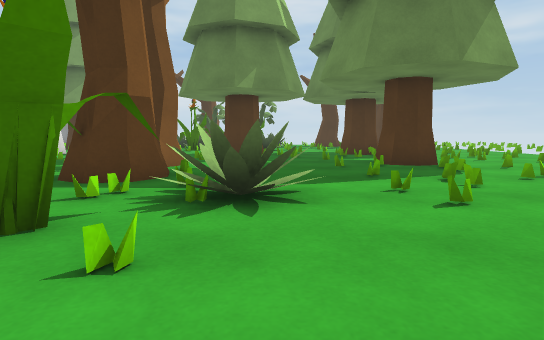
[1] (above)

15 first-person views from a walk through a Unity game level. The camera is 0.68 m above the floor, tilts 6° down and sees 80° across. The floor is counted in squares, 1 m on a side. Each view is taken from the middle of a square. On the plan, view 1 faces up. The plan holds only what a view shows up to about 10 squares ahead; the rest is blank. The place goes on beyond the plan.

[2]
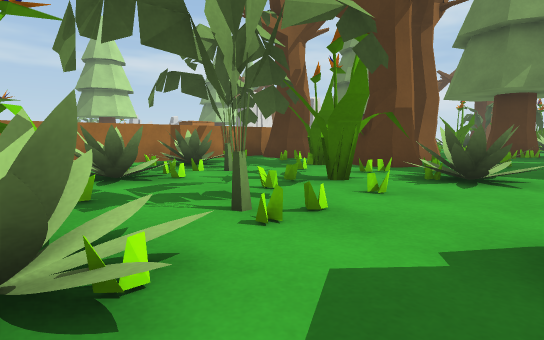

[3]
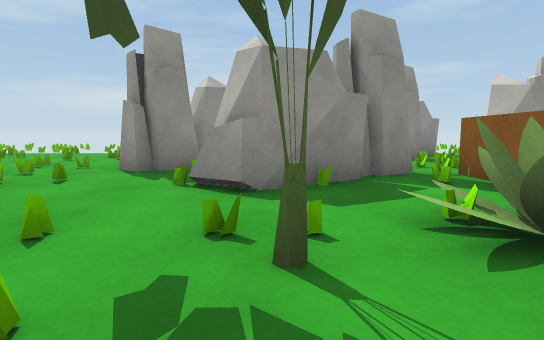

[4]
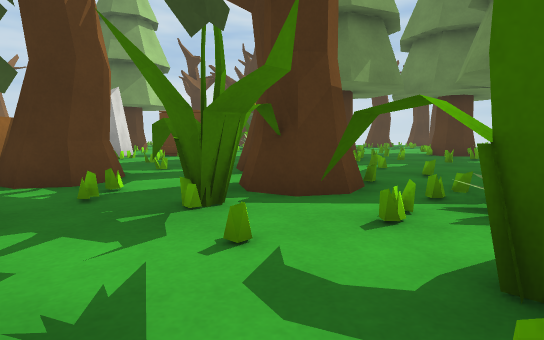

[5]
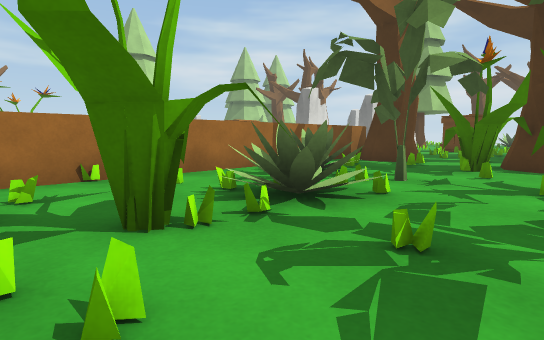

[6]
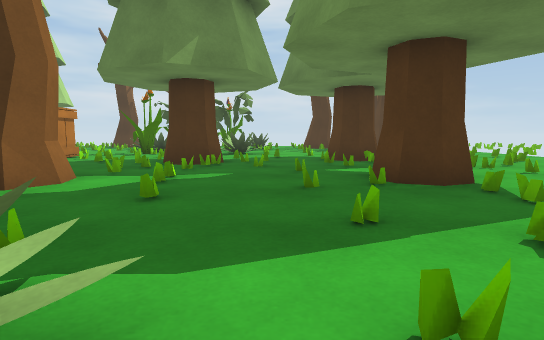

[7]
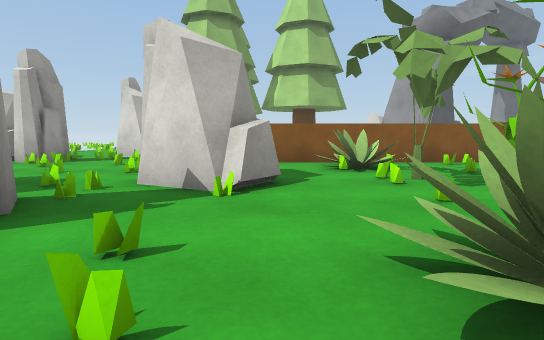

[8]
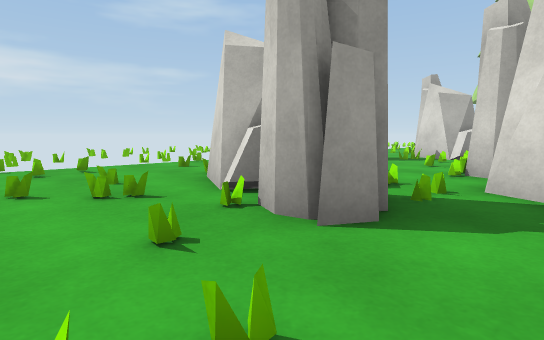

[9]
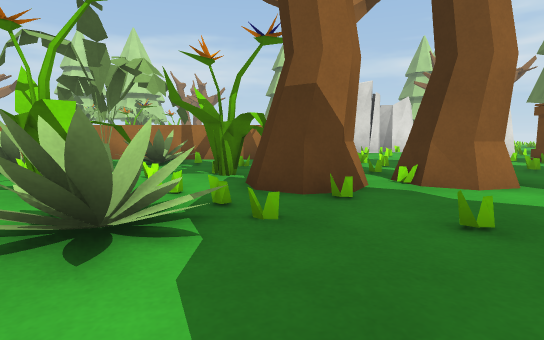

[10]
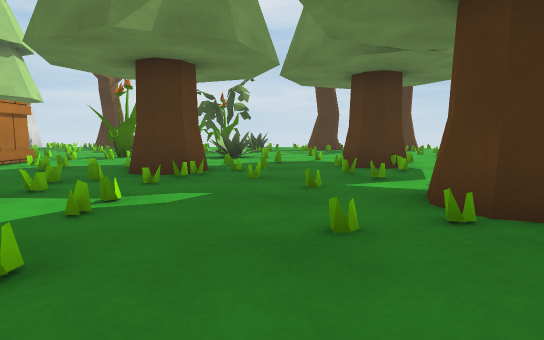

[11]
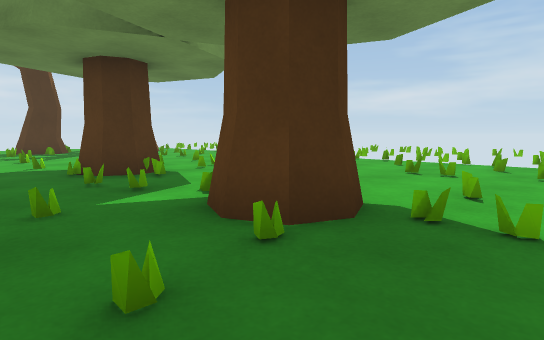

[12]
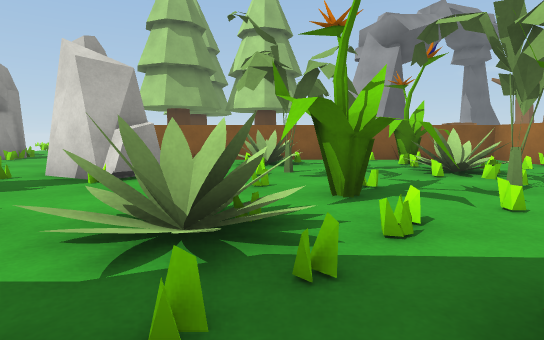

[13]
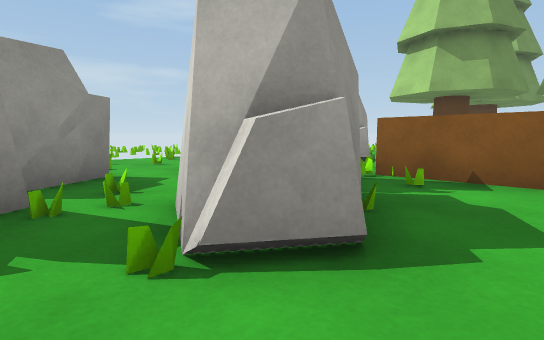

[14]
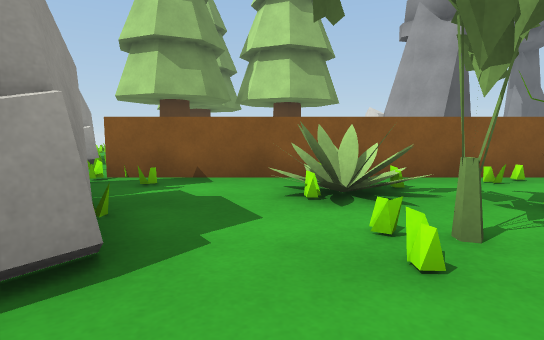

[15]
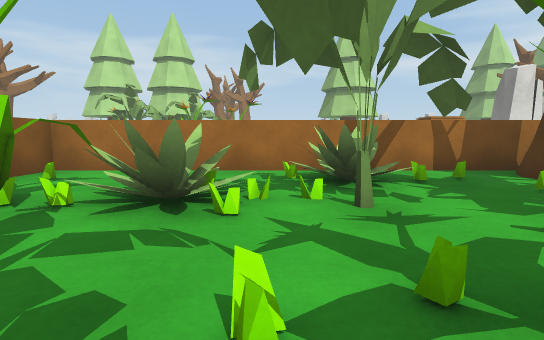

### Floor plan
Key: @ floor where view 1 was taken; # wall or solid block; . floor; = window, fence, low wall or low ledge; ^ raised ledge; T tree; P plant; R rock; C crate; O other object.
Columns run from 8 left of view 1 to 6 right of it. Each row starts with its distance up from view 1.
 13  C #    ..###
 12 RC C..TTT.=T#O
 11  O....TTT.....
 10  ...=..=......=
  9  ....==....TT.=
  8 O...T#TO...T#.
  7  TT=#T......==
  6  T#=.##.......=
  5  TT=PTT....=..
  4 ^...PP........O
  3  PP..PPP...RR.
  2  PP.P.PP...RRRR
  1 ^...P.....R..RR
  0 ^..PP..O@RRR..R
 -1  O.PP..P..RR..
 -2 ^..PP..P...RR.=
 -3  ^^^^^.P..^#...
 -4       # ##  O.O
 -5              R.
 -6             RRR

Positions as (right, up) in squares from view 1, and headings:
1: (0, 0), facing up
2: (1, -2), facing up-left
3: (-3, 0), facing right
4: (-3, 1), facing up
5: (-2, -3), facing up-left
6: (1, 3), facing up
7: (1, 5), facing down
8: (2, 5), facing down-right
9: (2, 5), facing left
10: (1, 5), facing up
11: (1, 6), facing up-right
12: (-1, 6), facing down
13: (0, 2), facing down-right
14: (0, 2), facing down
15: (-1, 1), facing left
